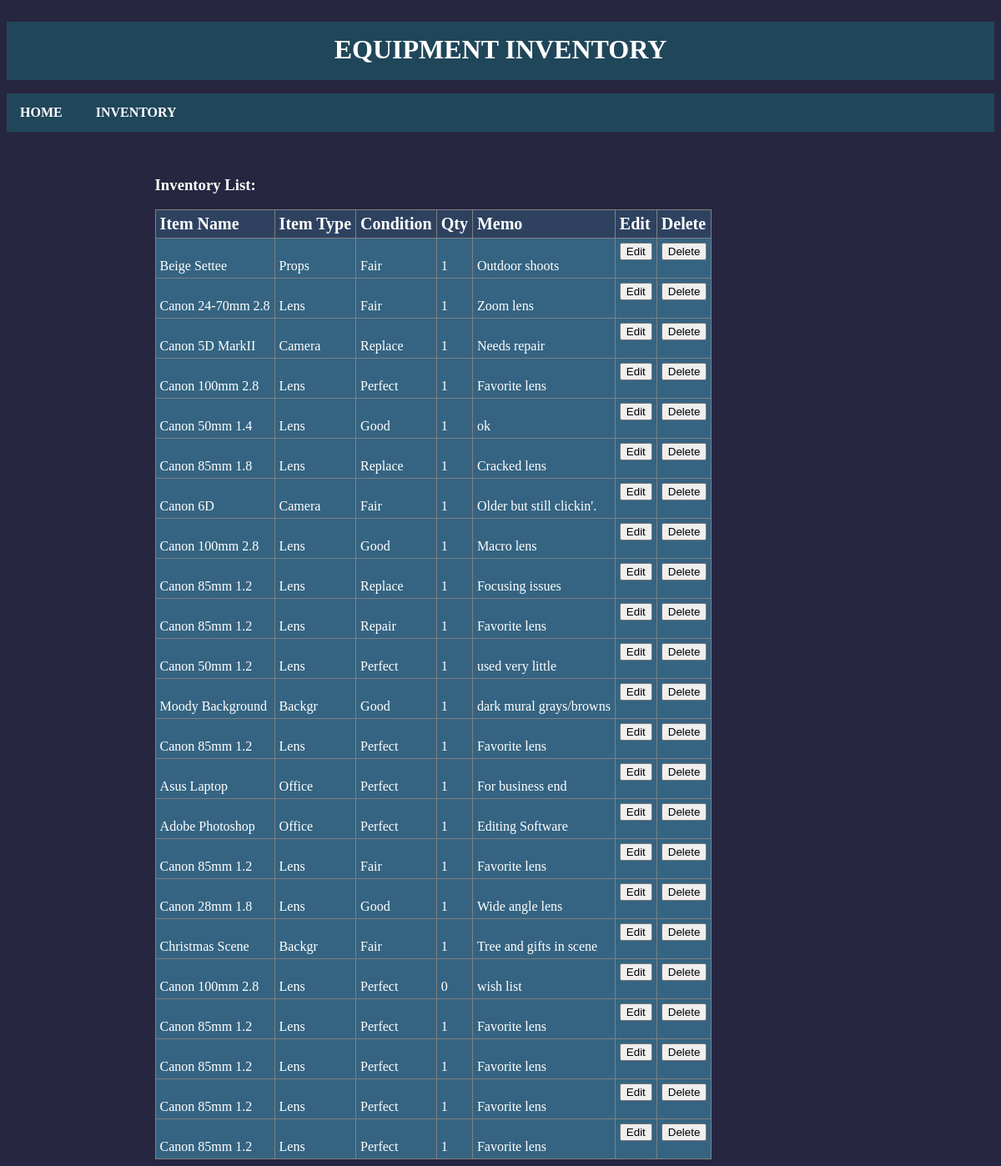
/display_edit.php, run on the app's committed database.
### tables this page shows
CREATE TABLE `tbl_equipment` (
  `item` varchar(50) NOT NULL,
  `itemtype` varchar(6) NOT NULL,
  `itemcondition` varchar(7) NOT NULL,
  `quantity` int(11) NOT NULL,
  `memo` varchar(500) NOT NULL,
  `itemid` int(5) NOT NULL
);

### display_edit.php (the view, shortened to what this page needs)
<?php
require('dbconnect.php');
$sql_edit =  "SELECT * FROM tbl_equipment ORDER BY itemid";
$rs_edit = $pdo->query($sql_edit);
?>
<html>
<head>
<link rel="stylesheet" href="style.css">
</head>
<body>
<?php
    echo('<br>');
	include('menu.php');
	echo('<br>');
?>
<h3>Inventory List:</h3>
<table border="1">
			<thead colspan="7">
            <tr>
				<td><b>Item Name</b></td>
		        <td><b>Item Type</b></td>
                <td><b>Condition</b></td>
                <td><b>Qty</b></td>
                <td><b>Memo</b></td>
                <td><b>Edit</b></td>
		        <td><b>Delete</b></td>
			</tr>
            </thead>
   <tbody>
	<?php
		while($row = $rs_edit->fetch())
		{
			echo('<tr>'
				.'<td>'.$row['item'].'</td>'
				.'<td>'.$row['itemtype'].'</td>'
				.'<td>'.$row['itemcondition'].'</td>'
				.'<td>'.$row['quantity'].'</td>'
				.'<td>'.$row['memo'].'</td>'
				.'<td>'
                .'<form method="POST" action="display_edit.php"
                   onsubmit="return confirm('."'Are you sure you want to edit this equipment?'".')">'
                .'<input type="hidden" name="itemid" value="'.$row['itemid'].'">'
                .'<input type="submit" value="Edit" name="action">'
                .'</form>'
				.'</td>'
				.'<td>'
                .'<form method="POST" action="display_edit.php"
                   onsubmit="return confirm('."'Are you sure you want to delete this equipment?'".')">'
                .'<input type="hidden" name="itemid" value="'.$row['itemid'].'">'
                .'<input type="submit" value="Delete" name="action">'
                .'</form>'
				.'</td>'
				.'</tr>');
        }
	?>
    </tbody>
</table>
</body>
</html>

### menu.php
<div class="header">
EQUIPMENT INVENTORY
</div>
<ul>
  <li><a href="index.php">HOME&nbsp;&nbsp;</a></li>
  <li><a href="display_edit.php">INVENTORY&nbsp;&nbsp;</a></li>
</ul>

### style.css (style rules this page uses)
body { background-color:#272640; color: #ffffff; }
thead, th { background-color: #2E4260; font-weight: bold; font-size: 1.25em; padding:15px; margin: 10px; }
table { background-color: #356482; border-collapse: collapse; margin-left: 15%; }
.header { background-color: #20465A; width:100%; height:55px; text-align: center; font-weight: bold; font-size: 2em; padding-top:15px; }
tr, td { padding:5px; vertical-align: bottom; }
h3 { margin-left:15%; }
ul { list-style-type: none; padding: 0; overflow: hidden; text-align: center; background-color: #20465A; }
li { float: left; width:auto; margin-left: auto; }
li a { display: block; color: white; text-align: center; font-weight: bold; font-size: 1em; padding: 14px 16px; margin:0px; text-decoration: none; }

### data on the page
tbl_equipment: item "Beige Settee", itemtype "Props", itemcondition "Fair", quantity "1", memo "Outdoor shoots"
tbl_equipment: item "Canon 24-70mm 2.8", itemtype "Lens", itemcondition "Fair", quantity "1", memo "Zoom lens"
tbl_equipment: item "Canon 5D MarkII", itemtype "Camera", itemcondition "Replace", quantity "1", memo "Needs repair"
tbl_equipment: item "Canon 100mm 2.8", itemtype "Lens", itemcondition "Perfect", quantity "1", memo "Favorite lens"
tbl_equipment: item "Canon 50mm 1.4", itemtype "Lens", itemcondition "Good", quantity "1", memo "ok"
tbl_equipment: item "Canon 85mm 1.8", itemtype "Lens", itemcondition "Replace", quantity "1", memo "Cracked lens"
tbl_equipment: item "Canon 6D", itemtype "Camera", itemcondition "Fair", quantity "1", memo "Older but still clickin'."
tbl_equipment: item "Canon 100mm 2.8", itemtype "Lens", itemcondition "Good", quantity "1", memo "Macro lens"
tbl_equipment: item "Canon 85mm 1.2", itemtype "Lens", itemcondition "Replace", quantity "1", memo "Focusing issues"
tbl_equipment: item "Canon 85mm 1.2", itemtype "Lens", itemcondition "Repair", quantity "1", memo "Favorite lens"
tbl_equipment: item "Canon 50mm 1.2", itemtype "Lens", itemcondition "Perfect", quantity "1", memo "used very little"
tbl_equipment: item "Moody Background", itemtype "Backgr", itemcondition "Good", quantity "1", memo "dark mural grays/browns"
tbl_equipment: item "Canon 85mm 1.2", itemtype "Lens", itemcondition "Perfect", quantity "1", memo "Favorite lens"
tbl_equipment: item "Asus Laptop", itemtype "Office", itemcondition "Perfect", quantity "1", memo "For business end"
tbl_equipment: item "Adobe Photoshop", itemtype "Office", itemcondition "Perfect", quantity "1", memo "Editing Software"
tbl_equipment: item "Canon 85mm 1.2", itemtype "Lens", itemcondition "Fair", quantity "1", memo "Favorite lens"
tbl_equipment: item "Canon 28mm 1.8", itemtype "Lens", itemcondition "Good", quantity "1", memo "Wide angle lens"
tbl_equipment: item "Christmas Scene", itemtype "Backgr", itemcondition "Fair", quantity "1", memo "Tree and gifts in scene"
tbl_equipment: item "Canon 100mm 2.8", itemtype "Lens", itemcondition "Perfect", quantity "0", memo "wish list"
tbl_equipment: item "Canon 85mm 1.2", itemtype "Lens", itemcondition "Perfect", quantity "1", memo "Favorite lens"
tbl_equipment: item "Canon 85mm 1.2", itemtype "Lens", itemcondition "Perfect", quantity "1", memo "Favorite lens"
tbl_equipment: item "Canon 85mm 1.2", itemtype "Lens", itemcondition "Perfect", quantity "1", memo "Favorite lens"
tbl_equipment: item "Canon 85mm 1.2", itemtype "Lens", itemcondition "Perfect", quantity "1", memo "Favorite lens"
